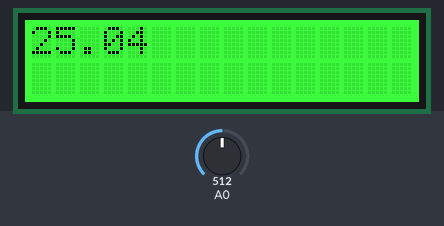
The sketch below on a simulated Arduino Uno, built with avr-gcc and run on an emulated ATmega328P. Shown: 16×2 character LCD. The inputs (shaded band) are chosen by the test bench; at power-on: A0 = 512.

Above: at 1.2 s.
1.3 s: A0 set to 356
At 2.4 s:
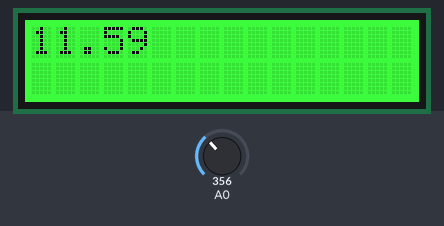
4.5 s: A0 set to 326
At 6.5 s:
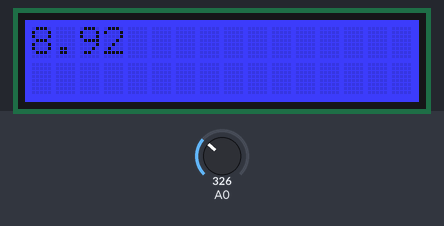
8.6 s: A0 set to 511
At 10.8 s:
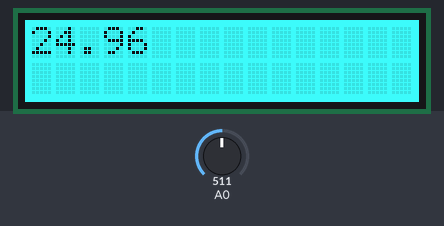
Timing chart, 0 to 12.3 s (numbered marks = the images above; inputs shaded):
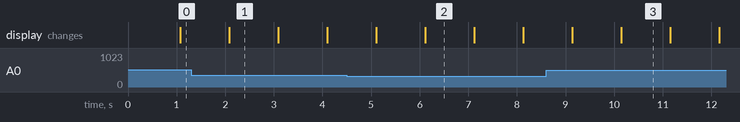

Measured:
- the behaviour switches between 339 and 338 on A0 (found by bisection; images 1 and 2)
- after the input at 1.3 s, the display: first differs from a run without the input after 0.79 s (image 1)
- after the input at 4.5 s, the display: first differs from a run without the input after 0.61 s (image 2 shows a later state)
- after the input at 8.6 s, the display: first differs from a run without the input after 0.54 s (image 3 shows a later state)
- what the display in image 1 shows lasts 1.0 s, from 2.1 s to 3.1 s

The sketch:

temperature_sensos_test.ino
```cpp
#include <math.h>
int a;
float temperature;
int B=3975;                  //B value of the thermistor
float resistance;


#include <Wire.h>
#include "rgb_lcd.h"

rgb_lcd lcd;
int colorR = 0;
int colorG = 0;
int colorB = 0;

void setup()
{
    // Configure the serial communication line at 9600 baud (bits per second.)
    Serial.begin(9600);

     // set up the LCD's number of columns and rows:
    lcd.begin(16, 2);

    lcd.setRGB(colorR, colorG, colorB) ;


}

void loop()
{
    a=analogRead(0);
    resistance=(float)(1023-a)*10000/a; //get the resistance of the sensor;
    temperature=1/(log(resistance/10000)/B+1/298.15)-273.15;//convert to temperature via datasheet ;


   lcd.print(temperature);


    // Wait one second between measurements.
    delay(1000);
    lcd.clear();

    if (temperature < 10){
      //if temp below 10 degrees, set color blue
      colorB = 255;
      lcd.setRGB(colorR, colorG, colorB);
    }
    else {
      //set color green
      int colorG = 255;
      lcd.setRGB(colorR, colorG, colorB);
      }
}
```
